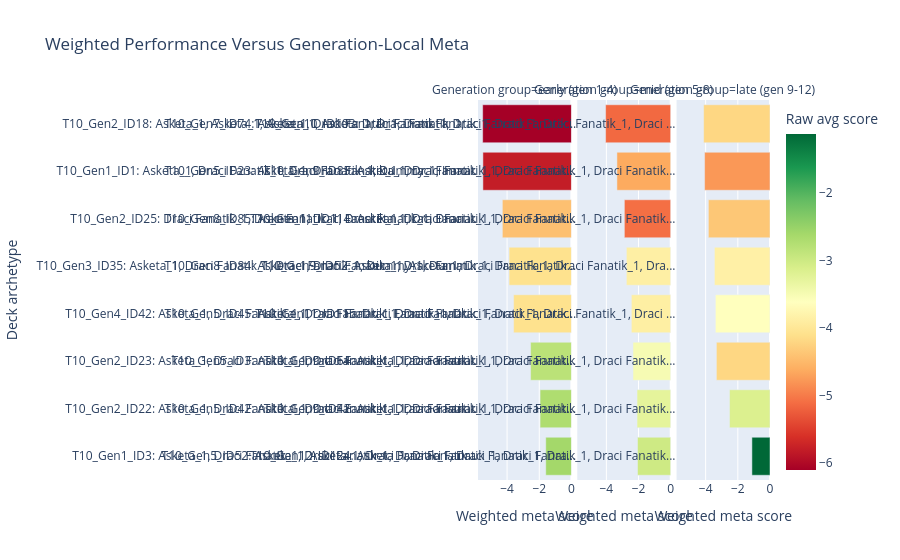

Notebook source saved alongside this figure:
### Markdown cell above
## Weighted Performance Versus Meta

This graph answers: which archetypes perform best against the opponents that actually exist in the same generation group?

The metric weights each deck's matchup score by opponent prevalence in the same generation. That is closer to academic "performance versus the meta" than a raw average over every opponent.

How to read it:

- High weighted meta score means the deck performs well into common local opponents.
- High raw average but lower weighted score means the deck beats rare opponents more than common ones.
- Strong late-generation decks are more relevant to the final trained meta than decks that dominated only early weaker opponents.
- Generation 1 is excluded where local genome prevalence cannot be joined reliably.

### Code cell
plot_weighted_meta_performance(group_count=3, top_n_per_group=8).show()

### Figure 1 — Plotly figure (JSON) as saved in the notebook; plotly's stock layout.template omitted (floating-point values rounded to 4 significant figures)
{"data": [{"customdata": [["Asketa_1, Draci Fanatik_1, Draci Fanatik_1, Draci Fanatik_1, Draci Fanatik_1, Dummy_1, Innosuv Fanatik_1, Lucisnik_1, Novic_1, Paladin_1, Panos_1, Pesak_1", 369975, 46, -2.602], ["Asketa_1, Draci Fanatik_1, Draci Fanatik_1, Draci Fanatik_1, Draci Fanatik_1, Dummy_1, Innosuv Fanatik_1, Lucisnik_1, Novic_1, Paladin_1", 229807, 28, -2.706], ["Asketa_1, Draci Fanatik_1, Draci Fanatik_1, Draci Fanatik_1, Draci Fanatik_1, Dummy_1, Dummy_1, Innosuv Fanatik_1, Lucisnik_1, Novic_1, Paladin_1, Panos_1", 389741, 42, -2.823], ["Asketa_1, Draci Fanatik_1, Draci Fanatik_1, Draci Fanatik_1, Draci Fanatik_1, Dummy_1, Innosuv Fanatik_1, Lucisnik_1, Novic_1, Paladin_1, Paladin_1, Panos_1", 110547, 14, -4.083], ["Asketa_1, Draci Fanatik_1, Draci Fanatik_1, Dummy_1, Dummy_1, Innosuv Fanatik_1, Lucisnik_1, Paladin_1, Paladin_1, Paladin_1, Paladin_1, Panos_1", 110071, 14, -4.08], ["Draci Fanatik_1, Draci Fanatik_1, Draci Fanatik_1, Draci Fanatik_1, Dummy_1, Dummy_1, Dummy_1, Dummy_1, Lucisnik_1, Pesak_1, Pesak_1, Pesak_1", 342044, 42, -4.427], ["Asketa_1, Draci Fanatik_1, Draci Fanatik_1, Dummy_1, Innosuv Fanatik_1, Lucisnik_1, Novic_1, Paladin_1, Panos_1, Pesak_1, Skret_1, Strazny_1", 390544, 46, -5.807], ["Asketa_1, Asketa_1, Asketa_1, Asketa_1, Draci Fanatik_1, Lucisnik_1, Novic_1, Pesak_1, Strazny_1, Strazny_1", 126015, 14, -6.105]], "hovertemplate": "Generation group=early (gen 1-4)<br>Weighted meta score=%{x:.2f}<br>Deck archetype=%{y}<br>composition=%{customdata[0]}<br>sample_count=%{customdata[1]}<br>matchup_count=%{customdata[2]}<br>Raw avg score=%{marker.color:.2f}<extra></extra>", "legendgroup": "", "marker": {"color": [-2.602, -2.706, -2.823, -4.083, -4.08, -4.427, -5.807, -6.105], "coloraxis": "coloraxis", "pattern": {"shape": ""}}, "name": "", "orientation": "h", "showlegend": false, "textposition": "auto", "type": "bar", "x": [-1.596, -1.949, -2.539, -3.595, -3.876, -4.294, -5.503, -5.517], "xaxis": "x", "y": ["T10_Gen1_ID3: Asketa_1, Draci Fanatik_1, Draci Fanatik_1, Draci Fanatik...", "T10_Gen2_ID22: Asketa_1, Draci Fanatik_1, Draci Fanatik_1, Draci Fanatik...", "T10_Gen2_ID23: Asketa_1, Draci Fanatik_1, Draci Fanatik_1, Draci Fanatik...", "T10_Gen4_ID42: Asketa_1, Draci Fanatik_1, Draci Fanatik_1, Draci Fanatik...", "T10_Gen3_ID35: Asketa_1, Draci Fanatik_1, Draci Fanatik_1, Dummy_1, Dumm...", "T10_Gen2_ID25: Draci Fanatik_1, Draci Fanatik_1, Draci Fanatik_1, Draci ...", "T10_Gen1_ID1: Asketa_1, Draci Fanatik_1, Draci Fanatik_1, Dummy_1, Inno...", "T10_Gen2_ID18: Asketa_1, Asketa_1, Asketa_1, Asketa_1, Draci Fanatik_1, ..."], "yaxis": "y"}, {"customdata": [["Asketa_1, Asketa_1, Draci Fanatik_1, Draci Fanatik_1, Draci Fanatik_1, Draci Fanatik_1, Dummy_1, Innosuv Fanatik_1, Lucisnik_1, Novic_1", 559941, 70, -3.01], ["Asketa_1, Draci Fanatik_1, Draci Fanatik_1, Draci Fanatik_1, Draci Fanatik_1, Dummy_1, Innosuv Fanatik_1, Lucisnik_1, Novic_1, Paladin_1, Paladin_1, Panos_1", 421506, 56, -3.272], ["Asketa_1, Draci Fanatik_1, Draci Fanatik_1, Draci Fanatik_1, Draci Fanatik_1, Dummy_1, Innosuv Fanatik_1, Lucisnik_1, Novic_1, Paladin_1, Panos_1, Pesak_1", 582466, 70, -3.5], ["Asketa_1, Draci Fanatik_1, Draci Fanatik_1, Draci Fanatik_1, Draci Fanatik_1, Dummy_1, Innosuv Fanatik_1, Lucisnik_1, Novic_1, Paladin_1", 474071, 56, -3.878], ["Asketa_1, Draci Fanatik_1, Draci Fanatik_1, Draci Fanatik_1, Draci Fanatik_1, Dummy_1, Innosuv Fanatik_1, Lucisnik_1, Novic_1, Novic_1, Paladin_1, Panos_1", 99502, 14, -3.871], ["Asketa_1, Draci Fanatik_1, Draci Fanatik_1, Draci Fanatik_1, Dummy_1, Lucisnik_1, Novic_1, Pesak_1, Skret_1, Strazny_1", 110494, 14, -5.095], ["Asketa_1, Draci Fanatik_1, Draci Fanatik_1, Draci Fanatik_1, Draci Fanatik_1, Dummy_1, Dummy_1, Innosuv Fanatik_1, Lucisnik_1, Novic_1, Paladin_1, Panos_1", 351129, 42, -4.637], ["Asketa_1, Draci Fanatik_1, Draci Fanatik_1, Draci Fanatik_1, Dummy_1, Innosuv Fanatik_1, Lucisnik_1, Novic_1, Paladin_1, Panos_1", 221223, 28, -5.144]], "hovertemplate": "Generation group=mid (gen 5-8)<br>Weighted meta score=%{x:.2f}<br>Deck archetype=%{y}<br>composition=%{customdata[0]}<br>sample_count=%{customdata[1]}<br>matchup_count=%{customdata[2]}<br>Raw avg score=%{marker.color:.2f}<extra></extra>", "legendgroup": "", "marker": {"color": [-3.01, -3.272, -3.5, -3.878, -3.871, -5.095, -4.637, -5.144], "coloraxis": "coloraxis", "pattern": {"shape": ""}}, "name": "", "orientation": "h", "showlegend": false, "textposition": "auto", "type": "bar", "x": [-2.065, -2.093, -2.345, -2.447, -2.757, -2.882, -3.343, -4.048], "xaxis": "x2", "y": ["T10_Gen5_ID52: Asketa_1, Asketa_1, Draci Fanatik_1, Draci Fanatik_1, Dra...", "T10_Gen5_ID42: Asketa_1, Draci Fanatik_1, Draci Fanatik_1, Draci Fanatik...", "T10_Gen5_ID3: Asketa_1, Draci Fanatik_1, Draci Fanatik_1, Draci Fanatik...", "T10_Gen5_ID45: Asketa_1, Draci Fanatik_1, Draci Fanatik_1, Draci Fanatik...", "T10_Gen8_ID84: Asketa_1, Draci Fanatik_1, Draci Fanatik_1, Draci Fanatik...", "T10_Gen8_ID85: Asketa_1, Draci Fanatik_1, Draci Fanatik_1, Draci Fanatik...", "T10_Gen5_ID23: Asketa_1, Draci Fanatik_1, Draci Fanatik_1, Draci Fanatik...", "T10_Gen7_ID74: Asketa_1, Draci Fanatik_1, Draci Fanatik_1, Draci Fanatik..."], "yaxis": "y2"}, {"customdata": [["Asketa_1, Draci Fanatik_1, Draci Fanatik_1, Draci Fanatik_1, Draci Fanatik_1, Dummy_1, Innosuv Fanatik_1, Lucisnik_1, Novic_1, Novic_1, Novic_1, Novic_1", 10103, 1, -1.124], ["Asketa_1, Draci Fanatik_1, Draci Fanatik_1, Draci Fanatik_1, Draci Fanatik_1, Dummy_1, Innosuv Fanatik_1, Lucisnik_1, Novic_1, Paladin_1, Paladin_1, Panos_1", 346341, 42, -3.155], ["Asketa_1, Draci Fanatik_1, Draci Fanatik_1, Draci Fanatik_1, Draci Fanatik_1, Dummy_1, Innosuv Fanatik_1, Lucisnik_1, Novic_1, Paladin_1, Panos_1, Pesak_1", 242055, 29, -4.203], ["Draci Fanatik_1, Draci Fanatik_1, Draci Fanatik_1, Draci Fanatik_1, Lucisnik_1, Lucisnik_1, Pesak_1, Pesak_1, Pesak_1, Pesak_1, Skret_1, Skret_1", 124641, 15, -3.609], ["Asketa_1, Asketa_1, Draci Fanatik_1, Draci Fanatik_1, Draci Fanatik_1, Draci Fanatik_1, Dummy_1, Innosuv Fanatik_1, Lucisnik_1, Novic_1", 694965, 86, -3.851], ["Asketa_1, Draci Fanatik_1, Draci Fanatik_1, Draci Fanatik_1, Draci Fanatik_1, Dummy_1, Innosuv Fanatik_1, Lucisnik_1, Lucisnik_1, Novic_1, Paladin_1, Panos_1", 129177, 15, -4.362], ["Asketa_1, Draci Fanatik_1, Draci Fanatik_1, Draci Fanatik_1, Dummy_1, Lucisnik_1, Novic_1, Pesak_1, Skret_1, Strazny_1", 356820, 42, -4.779], ["Draci Fanatik_1, Draci Fanatik_1, Draci Fanatik_1, Draci Fanatik_1, Lucisnik_1, Lucisnik_1, Novic_1, Novic_1, Novic_1, Novic_1, Skret_1, Skret_1", 224652, 28, -4.206]], "hovertemplate": "Generation group=late (gen 9-12)<br>Weighted meta score=%{x:.2f}<br>Deck archetype=%{y}<br>composition=%{customdata[0]}<br>sample_count=%{customdata[1]}<br>matchup_count=%{customdata[2]}<br>Raw avg score=%{marker.color:.2f}<extra></extra>", "legendgroup": "", "marker": {"color": [-1.124, -3.155, -4.203, -3.609, -3.851, -4.362, -4.779, -4.206], "coloraxis": "coloraxis", "pattern": {"shape": ""}}, "name": "", "orientation": "h", "showlegend": false, "textposition": "auto", "type": "bar", "x": [-1.124, -2.514, -3.333, -3.396, -3.455, -3.83, -4.066, -4.124], "xaxis": "x3", "y": ["T10_Gen12_ID124: Asketa_1, Draci Fanatik_1, Draci Fanatik_1, Draci Fanatik...", "T10_Gen9_ID42: Asketa_1, Draci Fanatik_1, Draci Fanatik_1, Draci Fanatik...", "T10_Gen9_ID64: Asketa_1, Draci Fanatik_1, Draci Fanatik_1, Draci Fanatik...", "T10_Gen11_ID115: Draci Fanatik_1, Draci Fanatik_1, Draci Fanatik_1, Draci ...", "T10_Gen9_ID52: Asketa_1, Asketa_1, Draci Fanatik_1, Draci Fanatik_1, Dra...", "T10_Gen11_ID114: Asketa_1, Draci Fanatik_1, Draci Fanatik_1, Draci Fanatik...", "T10_Gen9_ID85: Asketa_1, Draci Fanatik_1, Draci Fanatik_1, Draci Fanatik...", "T10_Gen10_ID103: Draci Fanatik_1, Draci Fanatik_1, Draci Fanatik_1, Draci ..."], "yaxis": "y3"}], "layout": {"annotations": [{"font": {}, "showarrow": false, "text": "Generation group=early (gen 1-4)", "x": 0.16, "xanchor": "center", "xref": "paper", "y": 1, "yanchor": "bottom", "yref": "paper"}, {"font": {}, "showarrow": false, "text": "Generation group=mid (gen 5-8)", "x": 0.5, "xanchor": "center", "xref": "paper", "y": 1, "yanchor": "bottom", "yref": "paper"}, {"font": {}, "showarrow": false, "text": "Generation group=late (gen 9-12)", "x": 0.84, "xanchor": "center", "xref": "paper", "y": 1, "yanchor": "bottom", "yref": "paper"}], "barmode": "relative", "coloraxis": {"autocolorscale": false, "colorbar": {"title": {"text": "Raw avg score"}}, "colorscale": [[0, "rgb(165,0,38)"], [0.1, "rgb(215,48,39)"], [0.2, "rgb(244,109,67)"], [0.3, "rgb(253,174,97)"], [0.4, "rgb(254,224,139)"], [0.5, "rgb(255,255,191)"], [0.6, "rgb(217,239,139)"], [0.7, "rgb(166,217,106)"], [0.8, "rgb(102,189,99)"], [0.9, "rgb(26,152,80)"], [1, "rgb(0,104,55)"]]}, "legend": {"tracegroupgap": 0}, "title": {"text": "Weighted Performance Versus Generation-Local Meta"}, "xaxis": {"anchor": "y", "domain": [0, 0.32], "title": {"text": "Weighted meta score"}}, "xaxis2": {"anchor": "y2", "domain": [0.34, 0.66], "matches": "x", "title": {"text": "Weighted meta score"}}, "xaxis3": {"anchor": "y3", "domain": [0.68, 1.0], "matches": "x", "title": {"text": "Weighted meta score"}}, "yaxis": {"anchor": "x", "domain": [0, 1], "showticklabels": true, "title": {"text": "Deck archetype"}}, "yaxis2": {"anchor": "x2", "domain": [0, 1], "showticklabels": true}, "yaxis3": {"anchor": "x3", "domain": [0, 1], "showticklabels": true}}}
